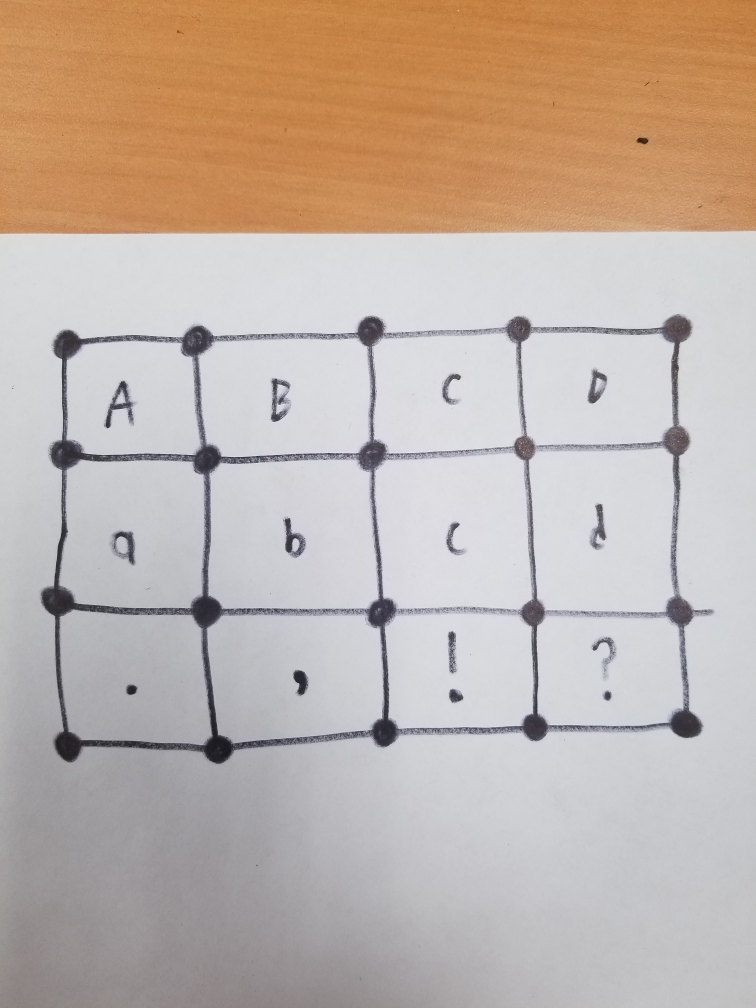
#> input picture image_manipulation_testing/dot_lines_incomplete.jpg, 3024 x 4032 px (shown at 1/4 size)
$ python -i photo_manipulation_utils.py   (imports and definitions only)
#> lines starting #> are read from the running program, lines starting #| are printed output that depends on the picture; after the words box and inside, x2 and y2 are one past the last pixel; in counts of white or black regions, pixels touching at a corner belong together
# Methods Used in manipulating the images

import numpy as np
import cv2

# Returns [processed image, ratio of old/new image]
# Notes: Processing will only work if there is a distinguished background on all four sides
# Will crash if there are less than 4 sides detected.
# Authors: Michaela Chen, Braeden Burgard, and Hans Husurianto
# [7 lines left out: function process_image, not called in this run]

# Turns the original image to b/w (mostly removes shadows) and removes some noise
# Author: Michaela Chen
def threshold(image):
    # Convert to grayscale, blur to reduce noise, and threshold
    gray = cv2.cvtColor(image, cv2.COLOR_BGR2GRAY)
    blurred = cv2.blur(gray, (3,3))
    thresh = cv2.adaptiveThreshold(blurred, 255, cv2.ADAPTIVE_THRESH_MEAN_C, cv2.THRESH_BINARY, 31, 10) #src,255=white,mean,binary,kernelsize(odd), kind of like standard dev
    return thresh

# Cleans an image through erosion/dilation
# Author: Michaela Chen
# [15 lines left out: functions clean, removeHorizontal, not called in this run]

# Finds the edges of the papers and crops
# Maybe we can do this in real time?? not sure if design team would need to create interface
# Author: Michaela Chen
def crop(image):
    #make a copy of the image to find edges of the paper
    copy = image.copy()

    copy = threshold(copy)

    #add a border around the copy, so canny can find a closed shape even when paper touches an edge
    top, bottom, left, right = [50]*4
    copy = cv2.copyMakeBorder(copy, top, bottom, left, right, cv2.BORDER_CONSTANT, value=[0,0,0])
    image = cv2.copyMakeBorder(image, top, bottom, left, right, cv2.BORDER_CONSTANT, value=[0,0,0])
    #cv2.imshow('expand',copy)

    #find edges
    canny = cv2.Canny(copy,100,300) #find all the edges
    contours, hierarchies = cv2.findContours(canny, cv2.RETR_EXTERNAL, cv2.CHAIN_APPROX_SIMPLE) #find the list of edges

    #loop through all contours to find the largest contour aka the paper by area
    if len(contours) != 0:
        contour = 0
        max_area = 0
        #dots = image.copy()
        #bounds = image.copy()
        count = 0
        number = 0
        for x in contours:
            count+=1


            area = cv2.contourArea(x) #current contour's area

            # [13 lines of commented-out code are left out]
            if area > max_area:
                perimeter = cv2.arcLength(x,True)
                approx = cv2.approxPolyDP(x,0.02*perimeter,True) #makes it approx a type of polygon. we want it to return as a quadrilateral
                #test to see if it's a quadrilateral
                #print(count,len(approx))
                if len(approx) == 4:
                    contour = approx
                    max_area = area
                    number = count

    #print("chosen", number)
    #contour returns the four points of the largest contour

    #show contours
    #cv2.drawContours(image,[contour], -1, (0, 255, 0), 3) #draw on original non grayscale image for better visual
    #cv2.imshow('contour', image)

    #....................................................transform image

    #find dst for warp perspective
    x,y,w,h = cv2.boundingRect(contour) #bounding rectangle of the piece of paper
    #cv2.rectangle(image, (x,y), (x+w, y+h), (0, 255, 0), 2) #draw the rectangle onto original non grayscale image
    #cv2.imshow('bounds', image)

    #get coordinates from contour for src
    a = contour[0][0]
    b = contour[1][0]
    c = contour[2][0]
    d = contour[3][0]

    #match the corners of the paper to the bounding rectangle
    srcCoord = [[a[0],a[1]],[b[0],b[1]],[c[0],c[1]],[d[0],d[1]]]
    dstCoord = [[x,y], [x,y+h], [x+w,y+h], [x+w,y]]
    srcCoord = matchCorners(srcCoord,dstCoord)

    #set the variables
    a = srcCoord[0]
    b = srcCoord[1]
    c = srcCoord[2]
    d = srcCoord[3]

    #transform
    src = np.float32([(a[0], a[1]), (b[0], b[1]), (c[0], c[1]), (d[0], d[1])])
    dst = np.float32([(0,0), (0,h), (w,h), (w,0)]) #starts at the origin and goes counterclockwise
    m = cv2.getPerspectiveTransform(src, dst) #gets transformation matrix
    warped = cv2.warpPerspective(image, m, (w, h), flags=cv2.INTER_NEAREST)
    #cv2.imshow('warped', warped)

    #crop edge a little bit to remove edge pieces
    crop_amount_y = (int)(.01*h)
    crop_amount_x = (int)(.01*w)
    cropped = warped[crop_amount_y:h-crop_amount_y,crop_amount_x:w-crop_amount_x]

    print("*****************************************************************************************************************")

    return cropped

# Finds the corners of the paper and matches them to the bounding rectangle
# Author: Michaela Chen
def matchCorners(src,dst):
    #print(src)
    #print(dst)
    result = []
    for x in range(4):
        #print("x: " + str(x))
        #print(dst[x])
        index = 0
        minDistance = np.sqrt((src[0][0]-dst[x][0])*(src[0][0]-dst[x][0])+(src[0][1]-dst[x][1])*(src[0][1]-dst[x][1]))
        for y in range(4):
            distance = np.sqrt((src[y][0]-dst[x][0])*(src[y][0]-dst[x][0])+(src[y][1]-dst[x][1])*(src[y][1]-dst[x][1]))
            #print(src)
            #print("y: " + str(y))
            if (distance < minDistance):
                minDistance = distance
                index = y
        #print(src[index])
        #print()
        result.append(src[index])
    #print(result)
    return result

# Resize the image for faster processing in detecting gridlines
def resize_image(image, width=100):
    return cv2.resize(image, (width,width))

# [153 lines left out: functions find_square_in_middle, unbox_image, detect_gridlines, cut_image, dev_grid_picture, not called in this run]

# Create aliases for the *_image functions (ie. cut_image = cut)
# Eventually remove the `_image` suffix, but for now just create an alias
# [4 lines not run here, left out]

>>> import cv2
>>> picture = cv2.imread('../../../../image_manipulation_testing/dot_lines_incomplete.jpg')
#> picture is the input picture: shape (4032, 3024, 3); mean B, G, R 169.4, 178.7, 193.2
>>> result = crop(picture)
#> in threshold, `gray = cv2.cvtColor(image, cv2.COLOR_BGR2GRAY)`:
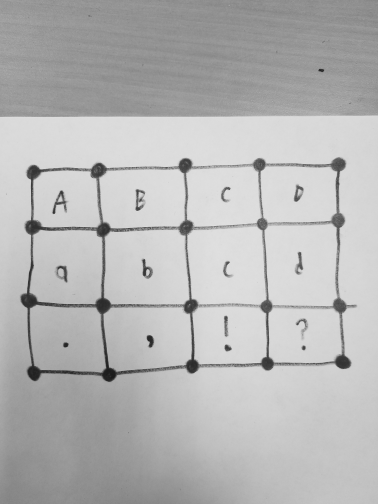
#> gray: shape (4032, 3024) (shown at 1/8 size); min 10, max 249, mean 181.9
#> in threshold, `thresh = cv2.adaptiveThreshold(blurred, 255, cv2.ADAPTIVE_THRESH_MEAN_..`:
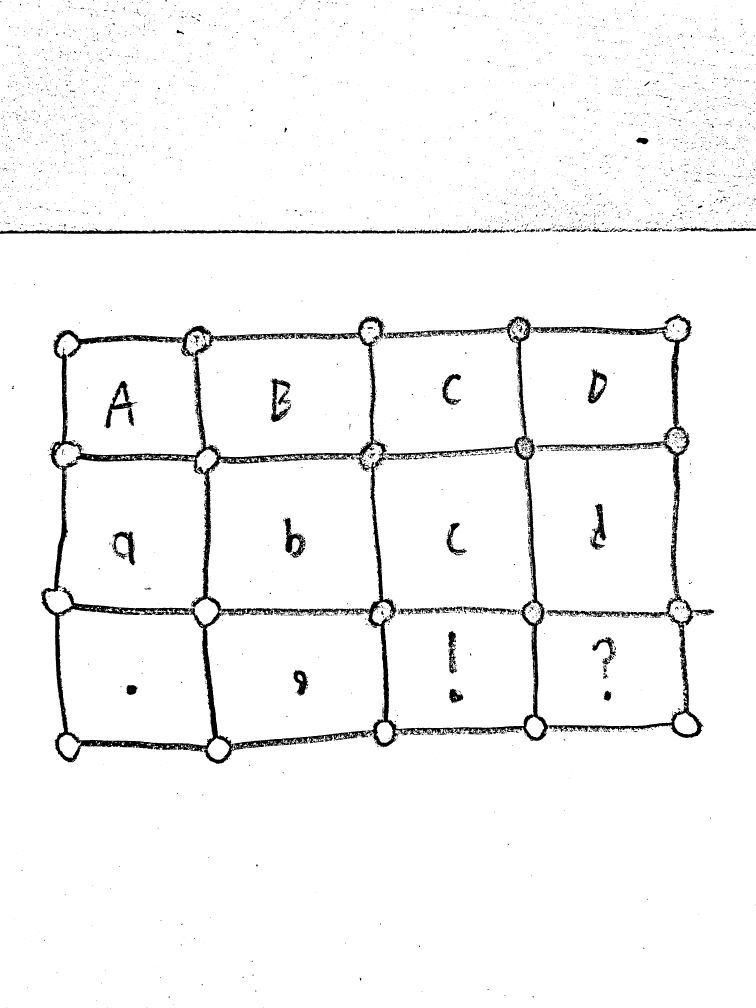
#> thresh: shape (4032, 3024) (shown at 1/4 size); 96.4% white; 4355 black regions (3996 under 20 px), largest, box (x1, y1, x2, y2) and area: (163, 1256, 2857, 3056) 309802, (0, 916, 1586, 936) 16466, (421, 1524, 552, 1713) 5465
#> in crop, `copy = cv2.copyMakeBorder(copy, top, bottom, left, right, cv2.BORDER_C..`:
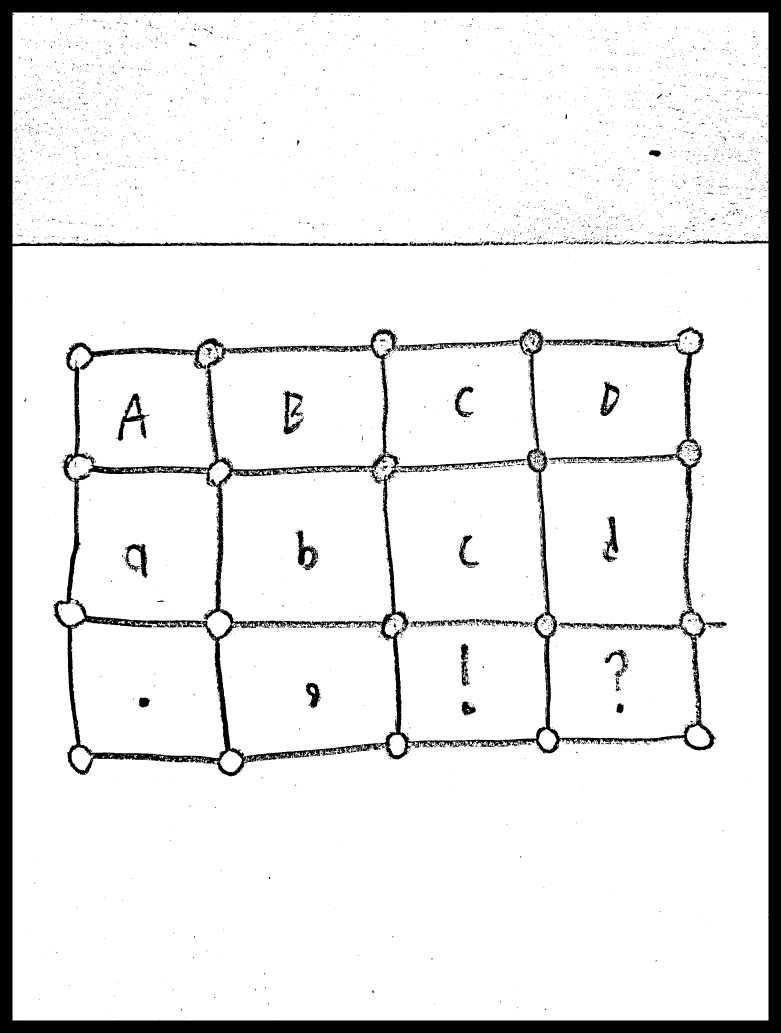
#> copy: shape (4132, 3124) (shown at 1/4 size); 91.1% white; 4317 black regions (3961 under 20 px), largest, box (x1, y1, x2, y2) and area: (0, 0, 3124, 4132) 735204, (213, 1306, 2907, 3106) 309802, (471, 1574, 602, 1763) 5465
#> in crop, `image = cv2.copyMakeBorder(image, top, bottom, left, right, cv2.BORDER..`:
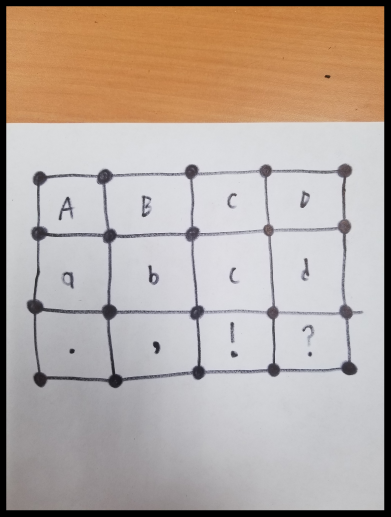
#> image: shape (4132, 3124, 3) (shown at 1/8 size); mean of channels 0, 1, 2 160, 168.8, 182.5; drawn as B, G, R
#> in crop, `canny = cv2.Canny(copy,100,300)`:
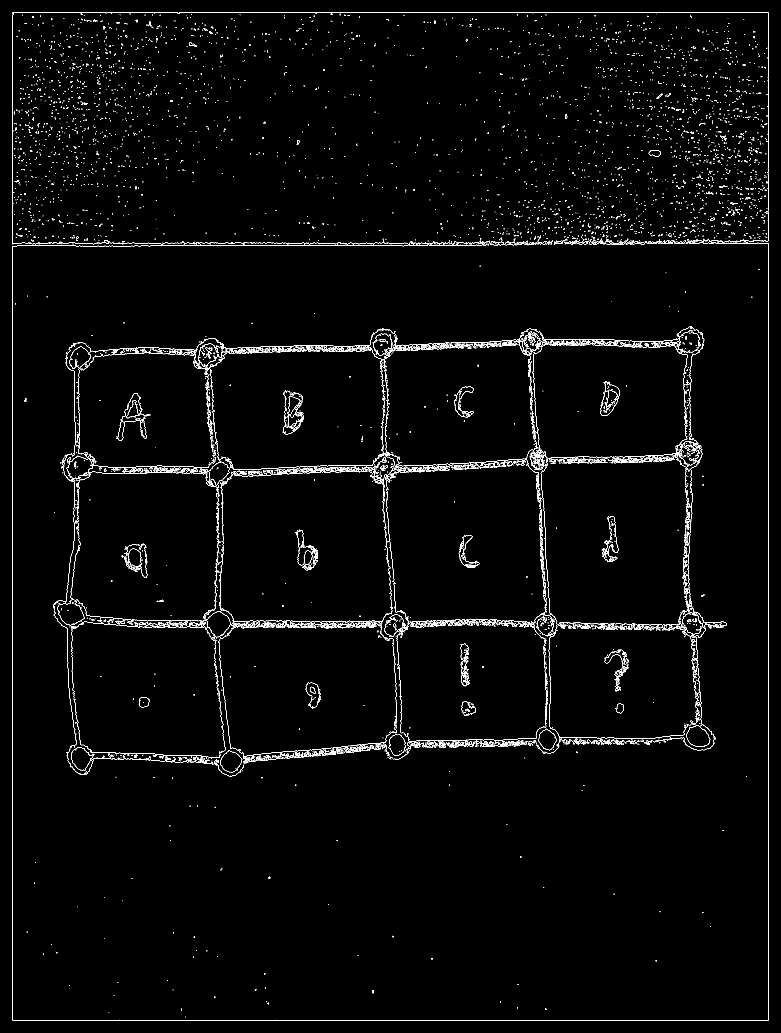
#> canny: shape (4132, 3124) (shown at 1/4 size); 1.1% white in thin lines or dots
#> in crop, `contours, hierarchies = cv2.findContours(canny, cv2.RETR_EXTERNAL, cv2..`: contours = 9126 contours, 8873 with area under 20; largest, box (x1, y1, x2, y2) and area: (555, 2790, 600, 2830) 1343, (2595, 600, 2644, 627) 908, (1934, 963, 1959, 982) 262, (756, 169, 786, 188) 224, (269, 1829, 284, 1849) 151
#> the loop in crop, `for x in contours:` made 9126 passes
#> (area, perimeter) on passes 13, 53, 103, 111, 122, 191, 261, 264: (48.5, 29.9), (38.5, 23.9), (48, 549.5), (61.5, 32.73), (22, 288.9), (31, 493.6), (40.5, 34.73), (83.5, 45.56)
#> after the loop in crop, `for x in contours:`: approx = [[836, 125], [836, 127], [840, 132], [842, 132], [846, 135], [849, 135], [849, 132], [846, 129]]; contour = [[2226, 2486], [2237, 2950], [2738, 2937], [2238, 2950]]; count = 9126; max_area = 55.5; number = 1795; perimeter = 37.8
#> in crop, `x,y,w,h = cv2.boundingRect(contour)`: x = 2226; y = 2486; w = 513; h = 465
#> in crop, `a = contour[0][0]`: a = [2226, 2486]
#> in crop, `b = contour[1][0]`: b = [2237, 2950]
#> in crop, `c = contour[2][0]`: c = [2738, 2937]
#> in crop, `d = contour[3][0]`: d = [2238, 2950]
#> in crop, `srcCoord = [[a[0],a[1]],[b[0],b[1]],[c[0],c[1]],[d[0],d[1]]]`: srcCoord has the same summary as contour
#> in crop, `dstCoord = [[x,y], [x,y+h], [x+w,y+h], [x+w,y]]`: dstCoord = [[2226, 2486], [2226, 2951], [2739, 2951], [2739, 2486]]
#> the loop in matchCorners, `for x in range(4): #print("x: " + str(x))` made 4 passes
#> after the loop in matchCorners, `for x in range(4):`: result = [[2226, 2486], [2237, 2950], [2738, 2937], [2738, 2937]]
#> in crop, `srcCoord = matchCorners(srcCoord,dstCoord)`: srcCoord has the same summary as result in matchCorners
#> in crop, `d = srcCoord[3]`: d = [2738, 2937]
#> in crop, `src = np.float32([(a[0], a[1]), (b[0], b[1]), (c[0], c[1]), (d[0], d[1..`: src has the same summary as result in matchCorners
#> in crop, `dst = np.float32([(0,0), (0,h), (w,h), (w,0)])`: dst = [[0, 0], [0, 465], [513, 465], [513, 0]]
#> in crop, `m = cv2.getPerspectiveTransform(src, dst)`: m = [[-7.32e-16, 2.04e-16, 1.07e-12], [-0.00167, 0.00189, -0.993], [-2.6e-06, 4.19e-05, -0.116]]
#> in crop, `warped = cv2.warpPerspective(image, m, (w, h), flags=cv2.INTER_NEAREST)`:
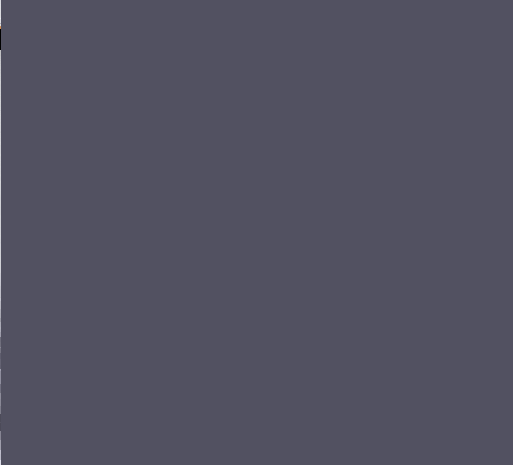
#> warped: shape (465, 513, 3); mean of channels 0, 1, 2 97.2, 81.2, 82.2; drawn as B, G, R
#> in crop, `crop_amount_y = (int)(.01*h)`: crop_amount_y = 4
#> in crop, `crop_amount_x = (int)(.01*w)`: crop_amount_x = 5

$ run again, on image_manipulation_testing/the_floor.jpg
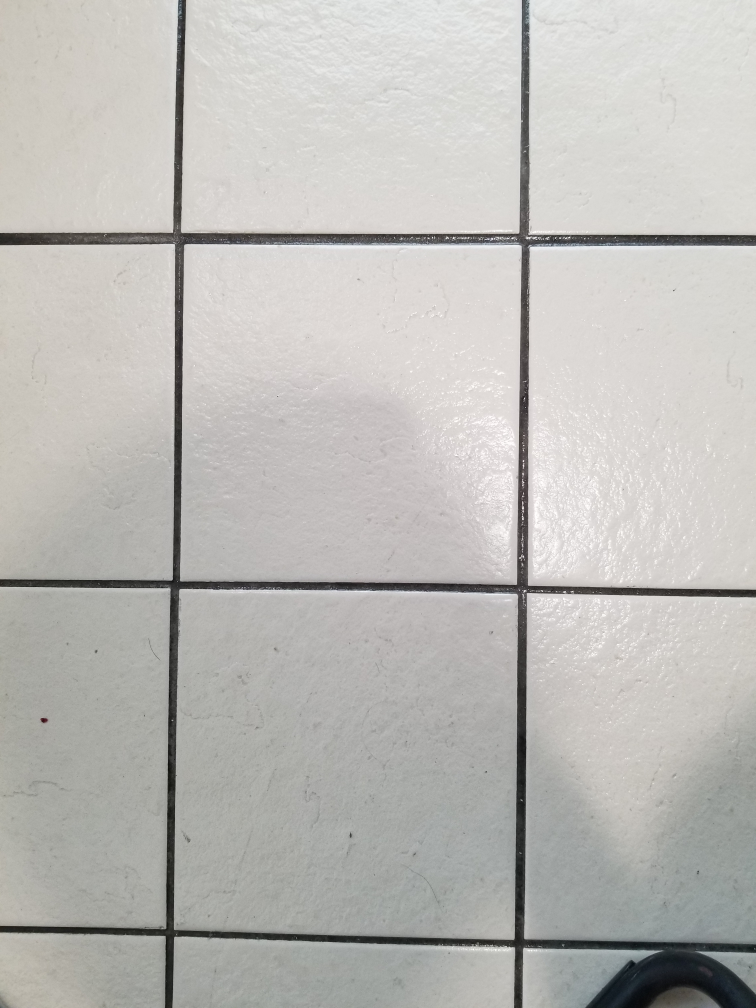
#> input picture image_manipulation_testing/the_floor.jpg, 3024 x 4032 px (shown at 1/4 size)
#> picture is the input picture: shape (4032, 3024, 3); mean B, G, R 183.4, 186.9, 188.2
#> in threshold, `thresh = cv2.adaptiveThreshold(blurred, 255, cv2.ADAPTIVE_THRESH_MEAN_..`:
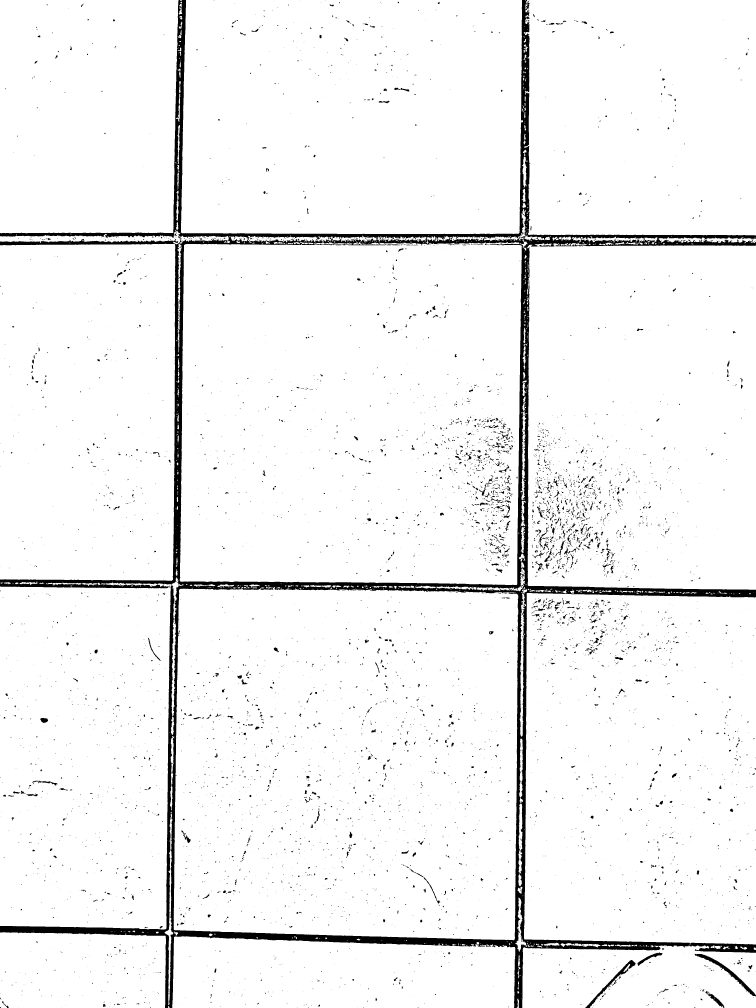
#> thresh: shape (4032, 3024) (shown at 1/4 size); 95.5% white; 6213 black regions (5089 under 20 px), largest, box (x1, y1, x2, y2) and area: (0, 0, 3024, 4032) 450161, (2778, 3815, 3024, 3985) 4019, (2341, 3840, 2543, 4032) 3317
#> copy: shape (4132, 3124); 90.2% white; 6178 black regions (5059 under 20 px), largest, box (x1, y1, x2, y2) and area: (0, 0, 3124, 4132) 1174365, (2600, 3859, 2700, 3914) 1114, (1693, 3528, 1811, 3667) 615
#> canny: shape (4132, 3124); 1.3% white in thin lines or dots
#> contours = 9315 contours, 8687 with area under 20; largest, box (x1, y1, x2, y2) and area: (49, 49, 764, 983) 654336, (2123, 3003, 2142, 3447) 2181, (759, 550, 770, 706) 756, (1304, 1019, 1459, 1029) 739, (754, 425, 771, 537) 507
#> the loop in crop, `for x in contours:` made 9315 passes
#> (area, perimeter) on passes 8, 20, 26, 28, 31, 37, 71, 110: (32, 22.49), (34.5, 23.07), (24.5, 23.9), (90.5, 40.38), (20.5, 19.41), (22.5, 19.9), (49, 30.14), (20.5, 18.24)
#> after the loop in crop, `for x in contours:`: approx = [[51, 49], [49, 980], [742, 981], [763, 50]]; count = 9315; max_area = 654336.5; number = 9315; perimeter = 3312.1
#> in crop, `x,y,w,h = cv2.boundingRect(contour)`: x = 49; w = 715; h = 933
#> a = [51, 49]
#> b = [49, 980]
#> c = [742, 981]
#> d = [763, 50]
#> srcCoord = [[51, 49], [49, 980], [742, 981], [763, 50]]
#> dstCoord = [[49, 49], [49, 982], [764, 982], [764, 49]]
#> the loop in matchCorners, `for x in range(4): #print("x: " + str(x))` made 4 passes
#> after the loop in matchCorners, `for x in range(4):`: result = [[51, 49], [49, 980], [742, 981], [763, 50]]
#> dst = [[0, 0], [0, 933], [715, 933], [715, 0]]
#> m = [[1, 0.00215, -51.25], [-0.00137, 0.974, -47.66], [8.15e-08, -2.86e-05, 1]]
#> in crop, `warped = cv2.warpPerspective(image, m, (w, h), flags=cv2.INTER_NEAREST)`:
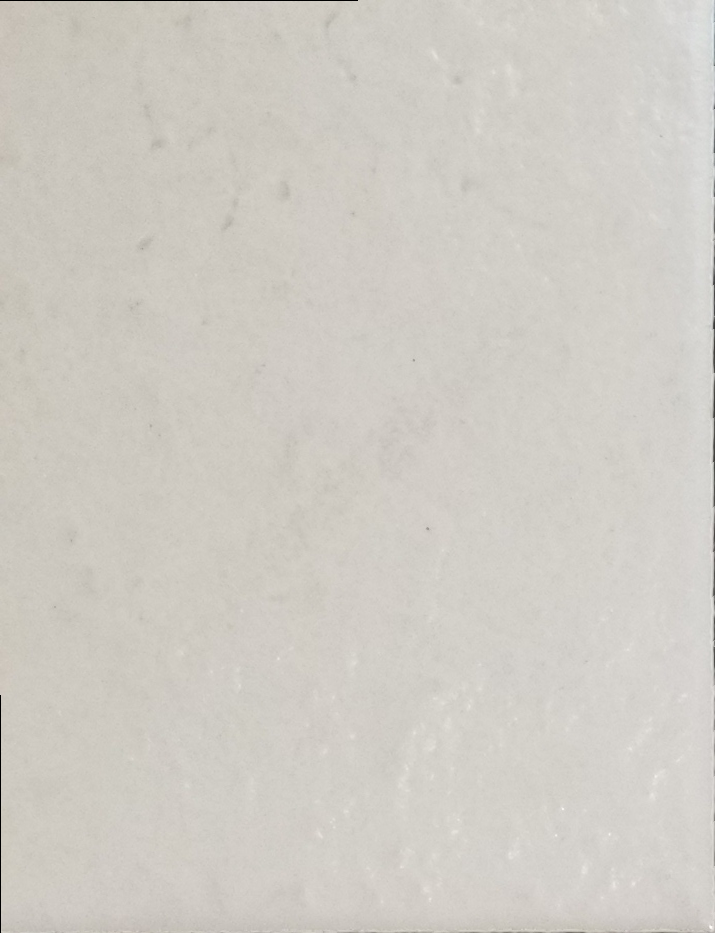
#> warped: shape (933, 715, 3); mean of channels 0, 1, 2 196.7, 203.8, 207.4; drawn as B, G, R
#> crop_amount_y = 9
#> crop_amount_x = 7
